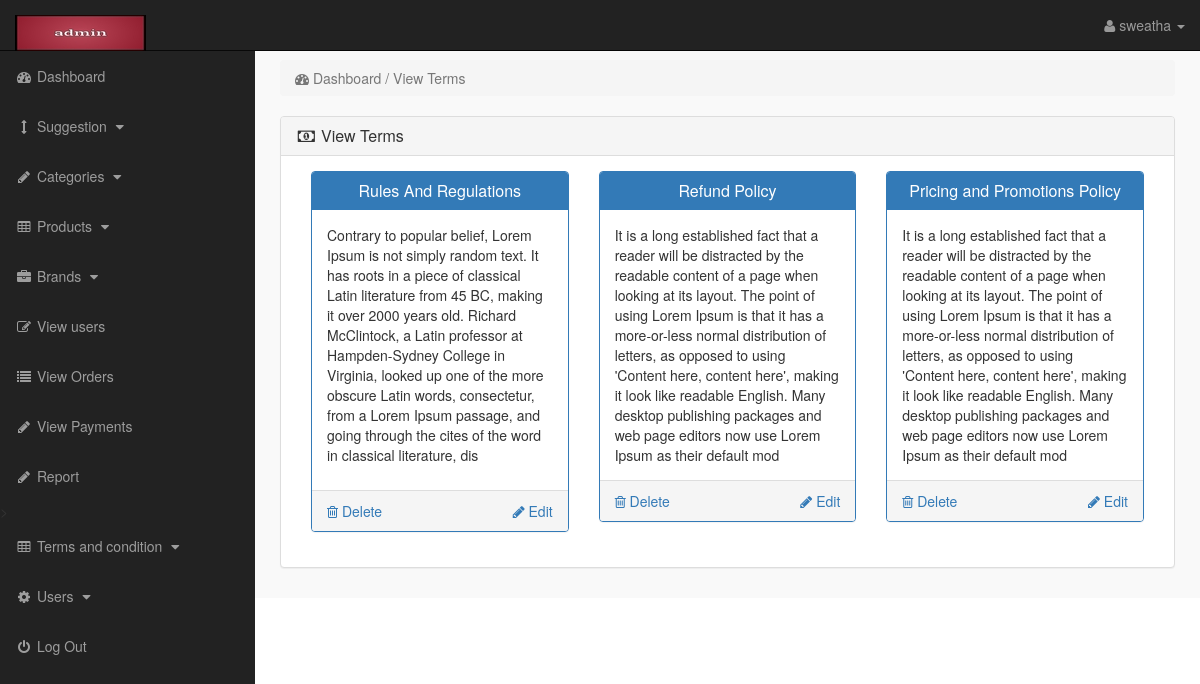
Page /admin_area/index.php?view_terms (signed in) on the committed database.
### tables this page shows
CREATE TABLE `terms` (
  `term_id` int(10) NOT NULL,
  `term_title` varchar(100) NOT NULL,
  `term_link` varchar(100) NOT NULL,
  `term_desc` text NOT NULL
);

### admin_area/view_terms.php (the view)
<?php
if(!isset($_SESSION['admin_email'])){
echo "<script>window.open('login.php','_self')</script>";
}
else {
?>
<div class="row">
<div class="col-lg-12">
<ol class="breadcrumb" >
<li class="active" >
<i class="fa fa-dashboard"></i> Dashboard / View Terms
</li>
</ol>
</div>
</div>
<div class="row">
<div class="col-lg-12">
<div class="panel panel-default">
<div class="panel-heading">
<h3 class="panel-title">
<i class="fa fa-money fa-fw"></i> View Terms
</h3>
</div>
<div class="panel-body">
<?php
$get_terms = "select * from terms";
$run_terms = mysqli_query($con,$get_terms);
while($row_terms = mysqli_fetch_array($run_terms)){
$term_id = $row_terms['term_id'];
$term_title = $row_terms['term_title'];
$term_desc = substr($row_terms['term_desc'],0,400);
?>
<div class="col-lg-4 col-md-4">
<div class="panel panel-primary">
<div class="panel-heading">
<h3 class="panel-title" align="center">
<?php echo $term_title; ?>
</h3>
</div>
<div class="panel-body">
<?php echo $term_desc; ?>
</div>
<div class="panel-footer">
<a href="index.php?delete_term=<?php echo $term_id; ?>" class="pull-left">
<i class="fa fa-trash-o"></i> Delete
</a>
<a href="index.php?edit_term=<?php echo $term_id; ?>" class="pull-right">
<i class="fa fa-pencil"></i> Edit
</a>
<div class="clearfix"> </div>
</div>
</div>
</div>
<?php } ?>
</div>
</div>
</div>
</div>
<?php } ?>

### admin_area/includes/sidebar.php (shortened to what this page needs)
<?php
if(!isset($_SESSION['admin_email'])){
echo "<script>window.open('login.php','_self')</script>";
}
else {
?>
<nav class="navbar navbar-inverse navbar-fixed-top" >
<div class="navbar-header" >
<a class="navbar-brand" href="index.php?dashboard" ><img src="admin_images/l.jpg"></a>
</div>
<ul class="nav navbar-right top-nav" >
<li class="dropdown" >
<a href="#" class="dropdown-toggle" data-toggle="dropdown" >
<i class="fa fa-user" ></i>
<?php echo $admin_name; ?> <b class="caret" ></b>
</a>
</li>
</ul>
<div class="collapse navbar-collapse navbar-ex1-collapse">
<ul class="nav navbar-nav side-nav">
<li>
<a href="index.php?dashboard">
<i class="fa fa-fw fa-dashboard"></i> Dashboard
</a>
</li>
<li>
<a href="#" data-toggle="collapse" data-target="#cat">
<i class="fa fa-fw fa-arrows-v"></i> Suggestion
<i class="fa fa-fw fa-caret-down"></i>
</a>
</li>
<li>
<a href="#" data-toggle="collapse" data-target="#p_cat">
<i class="fa fa-fw fa-pencil"></i>  Categories
<i class="fa fa-fw fa-caret-down"></i>
</a>
</li>
<li>
<a href="#" data-toggle="collapse" data-target="#products">
<i class="fa fa-fw fa-table"></i> Products
<i class="fa fa-fw fa-caret-down"></i>
</a>
</li>
<li>
<a href="#" data-toggle="collapse" data-target="#manufacturers">
<i class="fa fa-fw fa-briefcase"></i> Brands
<i class="fa fa-fw fa-caret-down"></i>
</a>
</li>
<li>
<a href="index.php?view_customers">
<i class="fa fa-fw fa-edit"></i> View users
</a>
</li>
<li>
<a href="index.php?view_orders">
<i class="fa fa-fw fa-list"></i> View Orders
</a>
</li>
<li>
<a href="index.php?view_payments">
<i class="fa fa-fw fa-pencil"></i> View Payments
</a>
</li>
<li>
<a href="index.php?view_payments.php">
<i class="fa fa-fw fa-pencil"></i> Report
</a>
</li>
<li>
<a href="#" data-toggle="collapse" data-target="#terms" >
<i class="fa fa-fw fa-table"></i> Terms and condition
<i class="fa fa-fw fa-caret-down"></i>
</a>
</li>
<li>
<a href="#" data-toggle="collapse" data-target="#users">
<i class="fa fa-fw fa-gear"></i> Users
<i class="fa fa-fw fa-caret-down"></i>
</a>
</li>
<li>
<a href="logout.php">
<i class="fa fa-fw fa-power-off"></i> Log Out
</a>
</li>
</ul>
</div>
</nav>
<?php } ?>

### admin_area/css/style.css (style rules this page uses)
body { margin-top:100px; }
@media (min-width: 768px) { body { margin-top:50px; } }
.top-nav { padding:0 15px; }
.top-nav>li { display:inline-block; float:left; }
.top-nav>li>a { padding-top:15px; padding-bottom:15px; line-height:20px; color:#999; }
@media (min-width: 768px) { .side-nav { position:fixed; top:51px; width:255px; border-radius:0; overflow-y:auto; background-color: #222; bottom:0; overflow-x:hidden; padding-bottom:40px; } }
@media (min-width: 768px) { .side-nav>li>a { width:255px; } }
.panel-body { border-radius:5px; }

### rows in the picture
terms: term_title "Rules And Regulations", term_desc "Contrary to popular belief, Lorem Ipsum is not simply random text. It has roots in a piece of classical Latin literature from 45 BC, making it over 2000 years old. Richard McClintock, a Latin professor at Hampden-Sydney College in Virginia, looked up one of the more obscure Latin words, consectetur, from a Lorem Ipsum passage, and going through the cites of the word in classical literature, dis"
terms: term_title "Refund Policy", term_desc "It is a long established fact that a reader will be distracted by the readable content of a page when looking at its layout. The point of using Lorem Ipsum is that it has a more-or-less normal distribution of letters, as opposed to using 'Content here, content here', making it look like readable English. Many desktop publishing packages and web page editors now use Lorem Ipsum as their default mod"
terms: term_title "Pricing and Promotions Policy", term_desc "It is a long established fact that a reader will be distracted by the readable content of a page when looking at its layout. The point of using Lorem Ipsum is that it has a more-or-less normal distribution of letters, as opposed to using 'Content here, content here', making it look like readable English. Many desktop publishing packages and web page editors now use Lorem Ipsum as their default mod"

### other values in the picture
$admin_name "sweatha"
